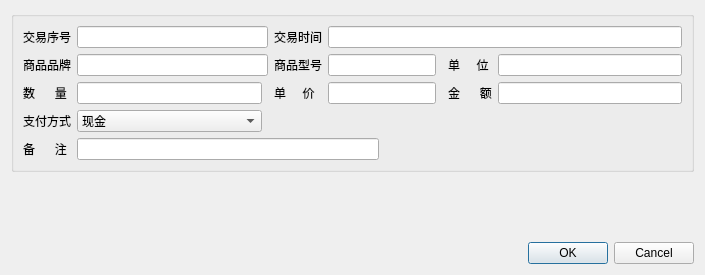
<?xml version="1.0" encoding="UTF-8"?>
<ui version="4.0">
 <class>Dlg_XS_ADD</class>
 <widget class="QDialog" name="Dlg_XS_ADD">
  <property name="geometry">
   <rect>
    <x>0</x>
    <y>0</y>
    <width>705</width>
    <height>275</height>
   </rect>
  </property>
  <property name="windowTitle">
   <string>入库填写项</string>
  </property>
  <property name="sizeGripEnabled">
   <bool>false</bool>
  </property>
  <layout class="QGridLayout" name="gridLayout">
   <item row="2" column="0">
    <widget class="QDialogButtonBox" name="buttonBox">
     <property name="orientation">
      <enum>Qt::Horizontal</enum>
     </property>
     <property name="standardButtons">
      <set>QDialogButtonBox::Cancel|QDialogButtonBox::Ok</set>
     </property>
    </widget>
   </item>
   <item row="1" column="0">
    <spacer name="verticalSpacer">
     <property name="orientation">
      <enum>Qt::Vertical</enum>
     </property>
     <property name="sizeHint" stdset="0">
      <size>
       <width>20</width>
       <height>40</height>
      </size>
     </property>
    </spacer>
   </item>
   <item row="0" column="0">
    <widget class="QGroupBox" name="groupBox_XS">
     <property name="enabled">
      <bool>true</bool>
     </property>
     <property name="minimumSize">
      <size>
       <width>0</width>
       <height>150</height>
      </size>
     </property>
     <property name="styleSheet">
      <string notr="true">font: 12pt &quot;微软雅黑&quot;;</string>
     </property>
     <property name="title">
      <string/>
     </property>
     <layout class="QGridLayout" name="gridLayout_5">
      <item row="0" column="1" colspan="2">
       <widget class="QLineEdit" name="txt_XS_SN">
        <property name="text">
         <string/>
        </property>
       </widget>
      </item>
      <item row="0" column="3">
       <widget class="QLabel" name="label_16">
        <property name="text">
         <string>交易时间</string>
        </property>
       </widget>
      </item>
      <item row="4" column="7">
       <widget class="QLabel" name="label_22">
        <property name="text">
         <string>金      额</string>
        </property>
       </widget>
      </item>
      <item row="3" column="0">
       <widget class="QLabel" name="label_17">
        <property name="text">
         <string>商品品牌</string>
        </property>
       </widget>
      </item>
      <item row="3" column="1" colspan="2">
       <widget class="QLineEdit" name="txt_XS_brand">
        <property name="text">
         <string/>
        </property>
       </widget>
      </item>
      <item row="3" column="8">
       <widget class="QLineEdit" name="txt_XS_unit">
        <property name="text">
         <string/>
        </property>
       </widget>
      </item>
      <item row="3" column="4" colspan="2">
       <widget class="QLineEdit" name="txt_XS_type">
        <property name="text">
         <string/>
        </property>
       </widget>
      </item>
      <item row="3" column="3">
       <widget class="QLabel" name="label_18">
        <property name="text">
         <string>商品型号</string>
        </property>
       </widget>
      </item>
      <item row="4" column="8">
       <widget class="QLineEdit" name="txt_XS_jine">
        <property name="text">
         <string/>
        </property>
       </widget>
      </item>
      <item row="3" column="7">
       <widget class="QLabel" name="label_19">
        <property name="text">
         <string>单     位</string>
        </property>
       </widget>
      </item>
      <item row="4" column="0">
       <widget class="QLabel" name="label_20">
        <property name="text">
         <string>数      量</string>
        </property>
       </widget>
      </item>
      <item row="4" column="1">
       <widget class="QLineEdit" name="txt_XS_cnt">
        <property name="text">
         <string/>
        </property>
       </widget>
      </item>
      <item row="0" column="0">
       <widget class="QLabel" name="label">
        <property name="text">
         <string>交易序号</string>
        </property>
       </widget>
      </item>
      <item row="6" column="0">
       <widget class="QLabel" name="label_24">
        <property name="text">
         <string>备      注</string>
        </property>
       </widget>
      </item>
      <item row="5" column="0">
       <widget class="QLabel" name="label_23">
        <property name="text">
         <string>支付方式</string>
        </property>
       </widget>
      </item>
      <item row="5" column="1">
       <widget class="QComboBox" name="comboBox">
        <item>
         <property name="text">
          <string>现金</string>
         </property>
        </item>
        <item>
         <property name="text">
          <string>微信</string>
         </property>
        </item>
        <item>
         <property name="text">
          <string>支付宝</string>
         </property>
        </item>
       </widget>
      </item>
      <item row="0" column="4" colspan="5">
       <widget class="QLineEdit" name="txt_XS_jytime">
        <property name="text">
         <string/>
        </property>
       </widget>
      </item>
      <item row="6" column="1" colspan="4">
       <widget class="QLineEdit" name="txt_XS_memo">
        <property name="text">
         <string/>
        </property>
       </widget>
      </item>
      <item row="4" column="4" colspan="2">
       <widget class="QLineEdit" name="txt_XS_price">
        <property name="text">
         <string/>
        </property>
       </widget>
      </item>
      <item row="4" column="3">
       <widget class="QLabel" name="label_21">
        <property name="text">
         <string>单     价</string>
        </property>
       </widget>
      </item>
     </layout>
    </widget>
   </item>
  </layout>
 </widget>
 <resources/>
 <connections>
  <connection>
   <sender>buttonBox</sender>
   <signal>accepted()</signal>
   <receiver>Dlg_XS_ADD</receiver>
   <slot>accept()</slot>
   <hints>
    <hint type="sourcelabel">
     <x>257</x>
     <y>217</y>
    </hint>
    <hint type="destinationlabel">
     <x>157</x>
     <y>274</y>
    </hint>
   </hints>
  </connection>
  <connection>
   <sender>buttonBox</sender>
   <signal>rejected()</signal>
   <receiver>Dlg_XS_ADD</receiver>
   <slot>reject()</slot>
   <hints>
    <hint type="sourcelabel">
     <x>325</x>
     <y>217</y>
    </hint>
    <hint type="destinationlabel">
     <x>286</x>
     <y>274</y>
    </hint>
   </hints>
  </connection>
 </connections>
</ui>
